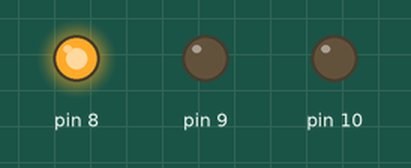
The sketch below on a simulated Arduino Uno, built with avr-gcc and run on an emulated ATmega328P. Parts: output pins drawn as LEDs (lit = HIGH).

Above: at 0.12 s.
At 1.37 s:
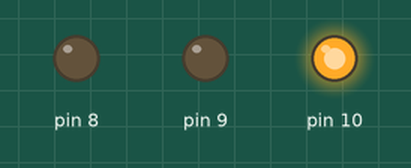
At 2.62 s:
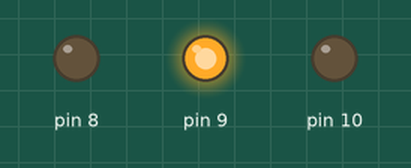
Timing chart, 0 to 3.0 s (numbered marks = the images above):
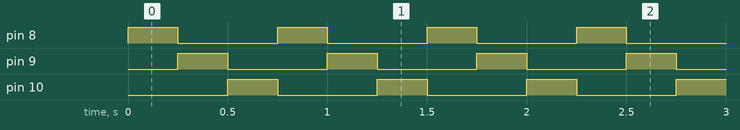

The sketch:

led_line.ino
```cpp
void cycleLight(int pin) {
  digitalWrite(pin, HIGH);
  delay(250);
  digitalWrite(pin, LOW);
}

void setup() {
  // put your setup code here, to run once:

  for (int i = 8; i <= 10; i++) {
    pinMode(i, OUTPUT);
  }
}

void loop() {
  // put your main code here, to run repeatedly:

  for (int i = 8; i <= 10; i++) {
    cycleLight(i);
  }
}
```

Measured:
- by itself, pin 8–10: alternates HIGH for 0.25 s and LOW for 0.50 s
- by itself, everything shown: repeats every 0.75 s, in 3 steps
